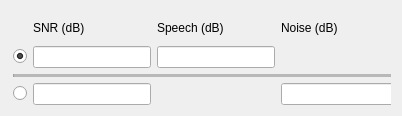
<ui version="4.0" >
 <class>SnrWidget</class>
 <widget class="QWidget" name="SnrWidget" >
  <property name="geometry" >
   <rect>
    <x>0</x>
    <y>0</y>
    <width>402</width>
    <height>116</height>
   </rect>
  </property>
  <property name="sizePolicy" >
   <sizepolicy vsizetype="Minimum" hsizetype="Minimum" >
    <horstretch>0</horstretch>
    <verstretch>0</verstretch>
   </sizepolicy>
  </property>
  <property name="windowTitle" >
   <string>Form</string>
  </property>
  <layout class="QGridLayout" name="gridLayout" >
   <item row="0" column="0" >
    <widget class="QStackedWidget" name="snrStack" >
     <property name="sizePolicy" >
      <sizepolicy vsizetype="MinimumExpanding" hsizetype="Preferred" >
       <horstretch>0</horstretch>
       <verstretch>0</verstretch>
      </sizepolicy>
     </property>
     <property name="currentIndex" >
      <number>0</number>
     </property>
     <widget class="QWidget" name="page" >
      <widget class="QWidget" name="layoutWidget" >
       <property name="geometry" >
        <rect>
         <x>2</x>
         <y>5</y>
         <width>386</width>
         <height>89</height>
        </rect>
       </property>
       <layout class="QGridLayout" name="snrLayout" >
        <item row="0" column="1" >
         <widget class="QLabel" name="label" >
          <property name="text" >
           <string>SNR (dB)</string>
          </property>
         </widget>
        </item>
        <item row="0" column="2" >
         <widget class="QLabel" name="label_2" >
          <property name="text" >
           <string>Speech (dB)</string>
          </property>
         </widget>
        </item>
        <item row="0" column="3" >
         <widget class="QLabel" name="label_3" >
          <property name="text" >
           <string>Noise (dB)</string>
          </property>
         </widget>
        </item>
        <item row="1" column="0" >
         <widget class="QRadioButton" name="snrSpeechRadio" >
          <property name="text" >
           <string/>
          </property>
          <property name="checked" >
           <bool>true</bool>
          </property>
         </widget>
        </item>
        <item row="1" column="1" >
         <widget class="spin::gui::DecibelLineEdit" name="snrSpeechLine" />
        </item>
        <item row="1" column="2" >
         <widget class="spin::gui::DecibelLineEdit" name="speechlevelLine" />
        </item>
        <item row="1" column="3" >
         <widget class="spin::gui::DecibelLabel" name="noiselevelLbl" >
          <property name="text" >
           <string/>
          </property>
         </widget>
        </item>
        <item row="2" column="0" colspan="4" >
         <widget class="Line" name="line" >
          <property name="frameShadow" >
           <enum>QFrame::Sunken</enum>
          </property>
          <property name="midLineWidth" >
           <number>10</number>
          </property>
          <property name="orientation" >
           <enum>Qt::Horizontal</enum>
          </property>
         </widget>
        </item>
        <item row="3" column="0" >
         <widget class="QRadioButton" name="snrNoiseRadio" >
          <property name="text" >
           <string/>
          </property>
          <property name="checked" >
           <bool>false</bool>
          </property>
         </widget>
        </item>
        <item row="3" column="1" >
         <widget class="spin::gui::DecibelLineEdit" name="snrNoiseLine" />
        </item>
        <item row="3" column="2" >
         <widget class="spin::gui::DecibelLabel" name="speechlevelLbl" >
          <property name="text" >
           <string/>
          </property>
         </widget>
        </item>
        <item row="3" column="3" >
         <widget class="spin::gui::DecibelLineEdit" name="noiselevelLine" />
        </item>
       </layout>
      </widget>
     </widget>
     <widget class="QWidget" name="page_2" >
      <layout class="QGridLayout" name="gridLayout_2" >
       <item row="0" column="0" >
        <layout class="QVBoxLayout" name="verticalLayout" >
         <item>
          <widget class="QLabel" name="label_4" >
           <property name="text" >
            <string>The SNR calculation tool can only be used when both speechlevels and noiselevels are locked on all channels.</string>
           </property>
           <property name="wordWrap" >
            <bool>true</bool>
           </property>
          </widget>
         </item>
         <item>
          <layout class="QHBoxLayout" name="horizontalLayout" >
           <item>
            <spacer name="horizontalSpacer" >
             <property name="orientation" >
              <enum>Qt::Horizontal</enum>
             </property>
             <property name="sizeHint" stdset="0" >
              <size>
               <width>40</width>
               <height>20</height>
              </size>
             </property>
            </spacer>
           </item>
           <item>
            <widget class="QPushButton" name="lockLevelsBtn" >
             <property name="text" >
              <string>Lock levels</string>
             </property>
            </widget>
           </item>
           <item>
            <spacer name="horizontalSpacer_2" >
             <property name="orientation" >
              <enum>Qt::Horizontal</enum>
             </property>
             <property name="sizeHint" stdset="0" >
              <size>
               <width>40</width>
               <height>20</height>
              </size>
             </property>
            </spacer>
           </item>
          </layout>
         </item>
        </layout>
       </item>
      </layout>
     </widget>
    </widget>
   </item>
  </layout>
 </widget>
 <customwidgets>
  <customwidget>
   <class>spin::gui::DecibelLineEdit</class>
   <extends>QLineEdit</extends>
   <header>decibellineedit.h</header>
  </customwidget>
  <customwidget>
   <class>spin::gui::DecibelLabel</class>
   <extends>QLabel</extends>
   <header>decibellabel.h</header>
  </customwidget>
 </customwidgets>
 <resources/>
 <connections/>
</ui>
